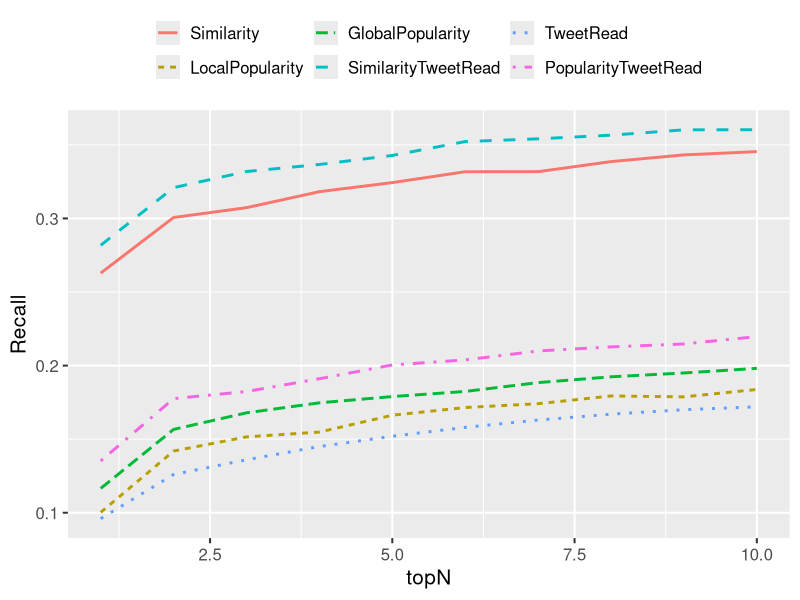
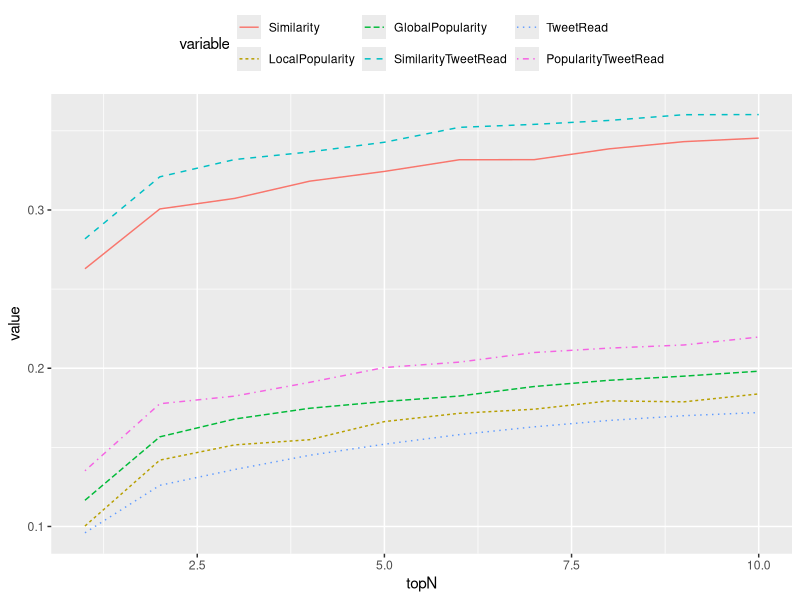
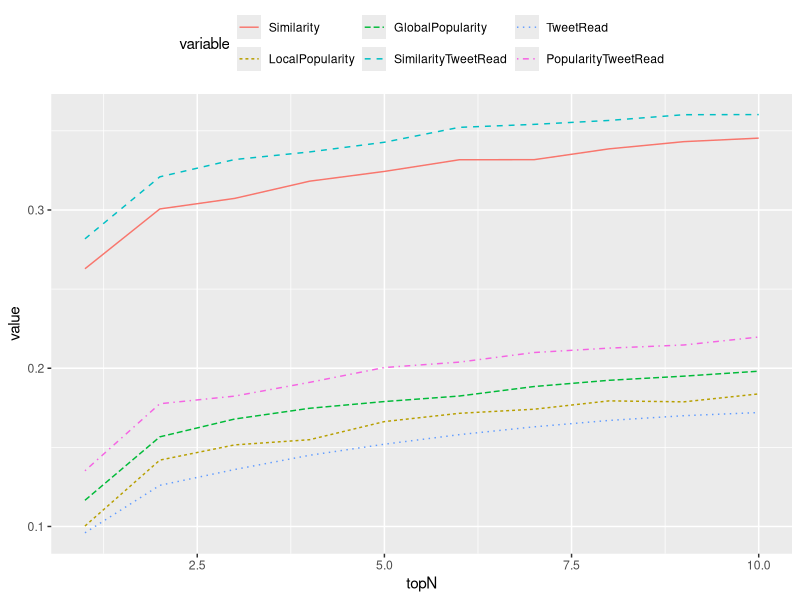

Write R code to recreate these figures, in order.
library(reshape2)
library(ggplot2)
#setwd("D:\\eclipse2\\workspace\\MultiLanguageReadabilityAnalyzer\\analysis")

base<-c(0.1,0.140,0.15,0.157,0.164,0.170,0.174,0.177,0.181,0.183)
base2<-c(0.1,0.130,0.14,0.149,0.156,0.162,0.167,0.171,0.174,0.176)


dat<-as.data.frame(c(1,2,3,4,5,6,7,8,9,10))
names(dat)[1]<-"topN"
dat$Similarity<-jitter(base+0.16,amount = 0.003)
dat$LocalPopularity<-jitter(base,amount = 0.003)
dat$GlobalPopularity<-jitter(base+0.015,amount = 0.003)
dat$SimilarityTweetRead<-jitter(base+0.18,amount = 0.003)
dat$TweetRead<-jitter(base2-0.004,amount = 0.00003)
dat$PopularityTweetRead<-jitter(base+0.035,amount = 0.003)


churro<- melt(dat,id = "topN")


ggplot(data = churro,aes(x=topN,y=value, linetype  = variable, color=variable)) + geom_line(size=1) +
  theme_grey(base_size = 15)+
  theme(legend.position = "top",legend.title=element_blank()) +
  ylab("Recall")



ggplot(data = churro,aes(x=topN,y=value, linetype  = variable, color=variable)) + geom_line() +
theme(legend.position = "top")

ggsave("plot1.png",height = 3, width = 4,dpi = 200)


